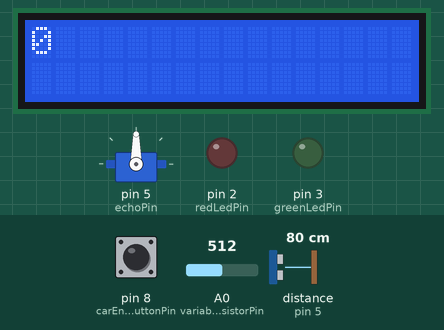
Bench run of a sketch on a simulated Arduino Uno, built with avr-gcc and run on an emulated ATmega328P. On the bench: servo, 16×2 character LCD, output pins drawn as LEDs (lit = HIGH). Wiring (inferred from the names in the program): ultrasonic range finder: trigger pin 6; echo pin 5. The inputs (shaded band) are chosen by the test bench; at power-on: distance to the obstacle (sensor on pin 5) 80 cm, A0 (variableResistorPin) = 512, pin 8 (carEntryButtonPin) HIGH. The echo pulse lasts 58.3 µs per cm; pins used as bus, display or sensor lines are not drawn; what the sketch prints to the serial monitor is not drawn.

Above: at 2.1 s.
At 8.3 s:
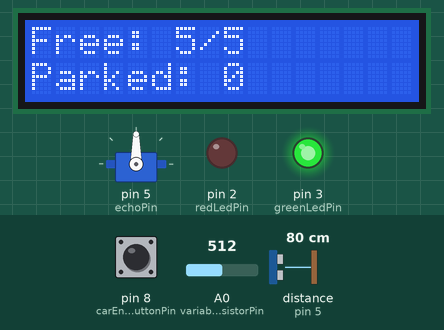
8.4 s: distance to the obstacle (sensor on pin 5) set to 2 cm
At 9.6 s:
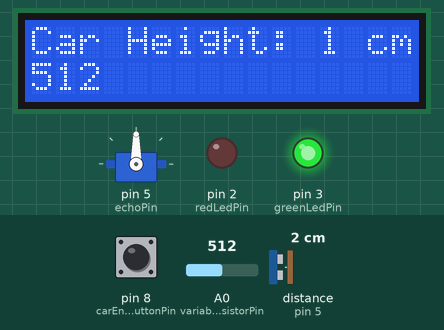
11.4 s: distance to the obstacle (sensor on pin 5) set to 183 cm
14.4 s: distance to the obstacle (sensor on pin 5) set to 56 cm
17.4 s: distance to the obstacle (sensor on pin 5) set to 46 cm
At 18.5 s:
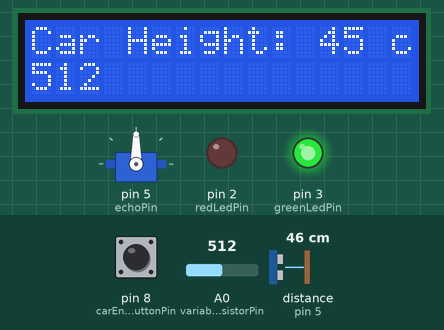
18.9 s: A0 (variableResistorPin) set to 716
21.9 s: distance to the obstacle (sensor on pin 5) set to 183 cm
At 23.1 s:
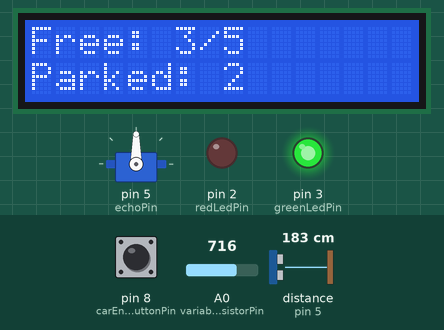
Timing chart, 0 to 24.9 s (numbered marks = the images above; inputs shaded):
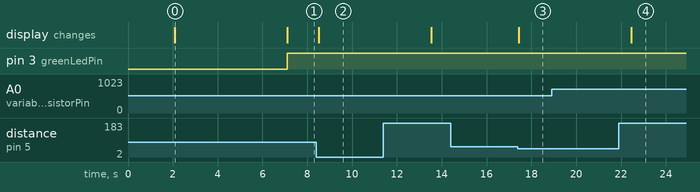

Measured:
- after the input at 8.4 s, the display: changes after 0.11 s (image 2)
- after the input at 14.4 s, every drawn part: stays the same
- after the input at 17.4 s, the display: changes at once (image 3)
- after the input at 18.9 s, every drawn part: stays the same
- after the input at 21.9 s, pin 2 (redLedPin): stays LOW (without the input it goes to HIGH after 16.0 s); pin 3 (greenLedPin): stays HIGH (without the input it goes to LOW after 16.0 s); servo on pin 5 (echoPin): stays 90° (without the input it goes to 0° after 16.0 s)
- what the display in image 0 shows lasts 5.0 s, from 2.1 s to 7.1 s

The sketch:

patric.ino
```cpp
#include <Servo.h>
#include <Wire.h>
#include <LiquidCrystal_I2C.h>

LiquidCrystal_I2C lcd(0x20, 16, 2); // I2C address 0x20, 16x2 LCD

// Pins for ultrasonic sensor
#define trigPin  6
#define echoPin  5

// Pins for LEDs
#define redLedPin  2
#define greenLedPin 3 // New green LED pin

// Servo motor
//Servo gateServo;
Servo myservo;
int pos = 7;
// Variables
const int totalSpaces = 5; // Total parking spaces
int freeSpaces = 5; // Available parking spaces
int parkedCars = 0; // Number of parked cars

// Variable resistor and manual override
#define variableResistorPin A0 // Analog pin for variable resistor
int manualGateOverride = 0;

// Button for simulating car entry
#define carEntryButtonPin 8
bool carDetected = false;

// Ultrasonic sensor variables
long duration;
int carHeight;

// Servo motor positions
const int gateOpen = 90;   // Open position
const int gateClosed = 0;  // Closed position

void setup() {
  // Initialize pins
  Serial.begin(9600);
  Serial.write("sdfghjk");
  pinMode(trigPin, OUTPUT);
  pinMode(echoPin, INPUT);
  pinMode(redLedPin, OUTPUT);
  pinMode(greenLedPin, OUTPUT); // Initialize green LED pin
  pinMode(carEntryButtonPin, INPUT_PULLUP);
  pinMode(variableResistorPin, INPUT);

  // digital.Read(variableResistorPin);
  // Initialize servo and LCD
  //gateServo.attach(5); // Servo connected to pin 5
  myservo.attach(5);
  //gateServo.write(gateClosed); // Start with gate closed
  lcd.begin(16, 2);

  // Display initial message

  lcd.print("Parking System");
  delay(2000);
  lcd.clear();
  lcd.println(manualGateOverride);
  delay(5000);
  lcd.clear();
  updateLCD();
}

void loop() {
  // Check for car entry
  carDetected = digitalRead(carEntryButtonPin) == LOW;
  int distance = measureCarHeight();
  if(freeSpaces > 0){
  if (distance > 0 && distance <50) {
    handleCarEntry();
  }
  }


  // Update LEDs
  updateLEDs();

  // Display information
  updateLCD();

  delay(100);

  //closeGate();
}

void handleCarEntry() {
  // Measure car height using ultrasonic sensor
  carHeight = measureCarHeight();
  int metero = measureCarHeight();

  manualGateOverride = analogRead(variableResistorPin);
  // Update parking space data
  freeSpaces--;
  parkedCars++;

  // Display car height on LCD
  lcd.clear();
  lcd.print("Car Height: ");
  lcd.print(metero);
  lcd.print(" cm");
  lcd.setCursor(0, 1);
  lcd.print(manualGateOverride);
  delay(2000);

  // Open the gate
  openGate();
  delay(3000);

  // Close the gate automatically
  //closeGate();
}

int measureCarHeight() {
  digitalWrite(trigPin, LOW);
  delayMicroseconds(2);
  digitalWrite(trigPin, HIGH);
  delayMicroseconds(10);
  digitalWrite(trigPin, LOW);

  duration = pulseIn(echoPin, HIGH);
  return duration * 0.034 / 2; // Convert to cm
}

void openGate() {
  //gateServo.write(gateOpen);
}

void closeGate() {
  //gateServo.write(gateClosed);
  //Check for manual gate override
  manualGateOverride = analogRead(variableResistorPin);
  if (manualGateOverride > 512) {
    // openGate();

    for(pos = -90; pos <= 0; pos += 1)
  {
    myservo.write(pos);
    // delay(15);
  }
  }
}

void updateLEDs() {
  if (freeSpaces == 0) {
    digitalWrite(redLedPin, HIGH);   // Turn on Red LED
    digitalWrite(greenLedPin, LOW); // Turn off Green LED

    for(pos = 90; pos <= 180; pos += 1)
  {
    myservo.write(pos);
    // delay(15);
  }
  // for(pos = 180; pos>=0; pos-=1)
  // {
  //   myservo.write(pos);
  //   delay(15);
  // }
  closeGate();
  } else {
    digitalWrite(redLedPin, LOW);   // Turn off Red LED
    digitalWrite(greenLedPin, HIGH); // Turn on Green LED
  }


}


void updateLCD() {
  lcd.clear();
  lcd.print("Free: ");
  lcd.print(freeSpaces);
  Serial.write(freeSpaces);
  lcd.print("/");
  lcd.print(totalSpaces);

  lcd.setCursor(0, 1);
  lcd.print("Parked: ");
  lcd.print(parkedCars);
}
```
